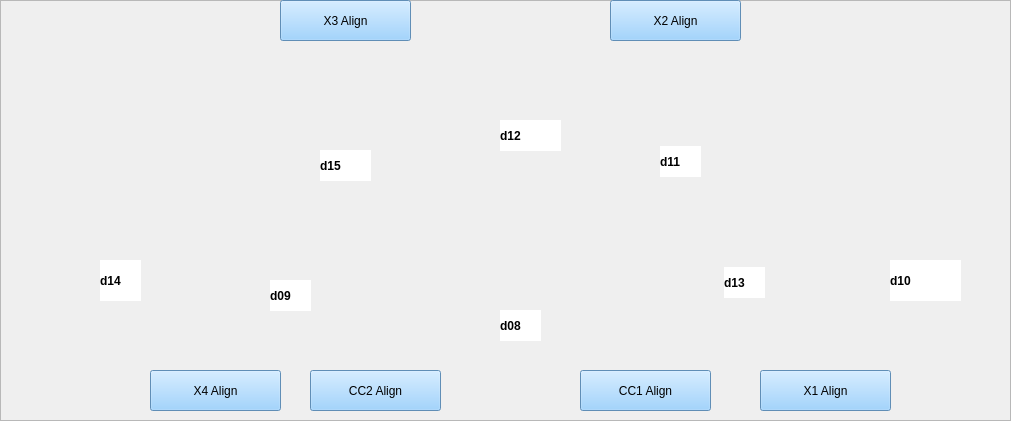
  <widget class="QFrame" name="MainFrame">
   <property name="geometry">
    <rect>
     <x>0</x>
     <y>179</y>
     <width>1011</width>
     <height>421</height>
    </rect>
   </property>
   <property name="sizePolicy">
    <sizepolicy hsizetype="Expanding" vsizetype="Expanding">
     <horstretch>0</horstretch>
     <verstretch>0</verstretch>
    </sizepolicy>
   </property>
   <property name="sizeIncrement">
    <size>
     <width>5</width>
     <height>5</height>
    </size>
   </property>
   <property name="focusPolicy">
    <enum>Qt::StrongFocus</enum>
   </property>
   <property name="frameShape">
    <enum>QFrame::StyledPanel</enum>
   </property>
   <property name="frameShadow">
    <enum>QFrame::Plain</enum>
   </property>
   <widget class="PyDMLabel" name="MotorScreenShot">
    <property name="geometry">
     <rect>
      <x>30</x>
      <y>-11</y>
      <width>941</width>
      <height>391</height>
     </rect>
    </property>
    <property name="font">
     <font>
      <pointsize>9</pointsize>
     </font>
    </property>
    <property name="toolTip">
     <string/>
    </property>
    <property name="layoutDirection">
     <enum>Qt::RightToLeft</enum>
    </property>
    <property name="frameShape">
     <enum>QFrame::NoFrame</enum>
    </property>
    <property name="frameShadow">
     <enum>QFrame::Plain</enum>
    </property>
    <property name="lineWidth">
     <number>1</number>
    </property>
    <property name="pixmap">
     <pixmap>motorimage.jpg</pixmap>
    </property>
    <property name="scaledContents">
     <bool>true</bool>
    </property>
    <property name="alignment">
     <set>Qt::AlignLeading|Qt::AlignLeft|Qt::AlignVCenter</set>
    </property>
   </widget>
   <widget class="PyDMRelatedDisplayButton" name="X1">
    <property name="geometry">
     <rect>
      <x>760</x>
      <y>370</y>
      <width>131</width>
      <height>41</height>
     </rect>
    </property>
    <property name="toolTip">
     <string/>
    </property>
    <property name="styleSheet">
     <string notr="true">background-color: rgb(134, 199, 255);</string>
    </property>
    <property name="text">
     <string>X1 Align</string>
    </property>
    <property name="autoRepeatDelay">
     <number>500</number>
    </property>
    <property name="autoRepeatInterval">
     <number>100</number>
    </property>
    <property name="alarmSensitiveContent" stdset="0">
     <bool>false</bool>
    </property>
    <property name="alarmSensitiveBorder" stdset="0">
     <bool>true</bool>
    </property>
    <property name="PyDMToolTip" stdset="0">
     <string/>
    </property>
    <property name="channel" stdset="0">
     <string/>
    </property>
    <property name="PyDMIcon" stdset="0">
     <string/>
    </property>
    <property name="filenames" stdset="0">
     <stringlist>
      <string>angle_x1.ui</string>
     </stringlist>
    </property>
    <property name="titles" stdset="0">
     <stringlist>
      <string>X1 Align</string>
     </stringlist>
    </property>
    <property name="showIcon" stdset="0">
     <bool>false</bool>
    </property>
    <property name="macros" stdset="0">
     <stringlist>
      <string>{}</string>
     </stringlist>
    </property>
    <property name="openInNewWindow" stdset="0">
     <bool>false</bool>
    </property>
    <property name="passwordProtected" stdset="0">
     <bool>false</bool>
    </property>
    <property name="password" stdset="0">
     <string/>
    </property>
    <property name="protectedPassword" stdset="0">
     <string/>
    </property>
    <property name="followSymlinks" stdset="0">
     <bool>false</bool>
    </property>
   </widget>
   <widget class="PyDMRelatedDisplayButton" name="CC1">
    <property name="geometry">
     <rect>
      <x>580</x>
      <y>370</y>
      <width>131</width>
      <height>41</height>
     </rect>
    </property>
    <property name="toolTip">
     <string/>
    </property>
    <property name="styleSheet">
     <string notr="true">background-color: rgb(134, 199, 255);</string>
    </property>
    <property name="text">
     <string>CC1 Align</string>
    </property>
    <property name="alarmSensitiveContent" stdset="0">
     <bool>false</bool>
    </property>
    <property name="alarmSensitiveBorder" stdset="0">
     <bool>true</bool>
    </property>
    <property name="PyDMToolTip" stdset="0">
     <string/>
    </property>
    <property name="channel" stdset="0">
     <string/>
    </property>
    <property name="PyDMIcon" stdset="0">
     <string/>
    </property>
    <property name="filenames" stdset="0">
     <stringlist>
      <string>angle_CC1.ui</string>
     </stringlist>
    </property>
    <property name="titles" stdset="0">
     <stringlist/>
    </property>
    <property name="showIcon" stdset="0">
     <bool>false</bool>
    </property>
    <property name="macros" stdset="0">
     <stringlist>
      <string>{}</string>
     </stringlist>
    </property>
    <property name="openInNewWindow" stdset="0">
     <bool>false</bool>
    </property>
    <property name="passwordProtected" stdset="0">
     <bool>false</bool>
    </property>
    <property name="password" stdset="0">
     <string/>
    </property>
    <property name="protectedPassword" stdset="0">
     <string/>
    </property>
    <property name="followSymlinks" stdset="0">
     <bool>false</bool>
    </property>
   </widget>
   <widget class="PyDMRelatedDisplayButton" name="CC2">
    <property name="geometry">
     <rect>
      <x>310</x>
      <y>370</y>
      <width>131</width>
      <height>41</height>
     </rect>
    </property>
    <property name="toolTip">
     <string/>
    </property>
    <property name="styleSheet">
     <string notr="true">background-color: rgb(134, 199, 255);</string>
    </property>
    <property name="text">
     <string>CC2 Align</string>
    </property>
    <property name="alarmSensitiveContent" stdset="0">
     <bool>false</bool>
    </property>
    <property name="alarmSensitiveBorder" stdset="0">
     <bool>true</bool>
    </property>
    <property name="PyDMToolTip" stdset="0">
     <string/>
    </property>
    <property name="channel" stdset="0">
     <string/>
    </property>
    <property name="PyDMIcon" stdset="0">
     <string/>
    </property>
    <property name="filenames" stdset="0">
     <stringlist>
      <string>angle_cc2.ui</string>
     </stringlist>
    </property>
    <property name="titles" stdset="0">
     <stringlist/>
    </property>
    <property name="showIcon" stdset="0">
     <bool>false</bool>
    </property>
    <property name="macros" stdset="0">
     <stringlist>
      <string>{}</string>
     </stringlist>
    </property>
    <property name="openInNewWindow" stdset="0">
     <bool>false</bool>
    </property>
    <property name="passwordProtected" stdset="0">
     <bool>false</bool>
    </property>
    <property name="password" stdset="0">
     <string/>
    </property>
    <property name="protectedPassword" stdset="0">
     <string/>
    </property>
    <property name="followSymlinks" stdset="0">
     <bool>false</bool>
    </property>
   </widget>
   <widget class="PyDMRelatedDisplayButton" name="X4">
    <property name="geometry">
     <rect>
      <x>150</x>
      <y>370</y>
      <width>131</width>
      <height>41</height>
     </rect>
    </property>
    <property name="toolTip">
     <string/>
    </property>
    <property name="styleSheet">
     <string notr="true">background-color: rgb(134, 199, 255);</string>
    </property>
    <property name="text">
     <string>X4 Align</string>
    </property>
    <property name="alarmSensitiveContent" stdset="0">
     <bool>false</bool>
    </property>
    <property name="alarmSensitiveBorder" stdset="0">
     <bool>true</bool>
    </property>
    <property name="PyDMToolTip" stdset="0">
     <string/>
    </property>
    <property name="channel" stdset="0">
     <string/>
    </property>
    <property name="PyDMIcon" stdset="0">
     <string/>
    </property>
    <property name="filenames" stdset="0">
     <stringlist>
      <string>angle_x4.ui</string>
     </stringlist>
    </property>
    <property name="titles" stdset="0">
     <stringlist/>
    </property>
    <property name="showIcon" stdset="0">
     <bool>false</bool>
    </property>
    <property name="macros" stdset="0">
     <stringlist>
      <string>{}</string>
     </stringlist>
    </property>
    <property name="openInNewWindow" stdset="0">
     <bool>false</bool>
    </property>
    <property name="passwordProtected" stdset="0">
     <bool>false</bool>
    </property>
    <property name="password" stdset="0">
     <string/>
    </property>
    <property name="protectedPassword" stdset="0">
     <string/>
    </property>
    <property name="followSymlinks" stdset="0">
     <bool>false</bool>
    </property>
   </widget>
   <widget class="PyDMRelatedDisplayButton" name="X3">
    <property name="geometry">
     <rect>
      <x>280</x>
      <y>0</y>
      <width>131</width>
      <height>41</height>
     </rect>
    </property>
    <property name="toolTip">
     <string/>
    </property>
    <property name="styleSheet">
     <string notr="true">background-color: rgb(134, 199, 255);</string>
    </property>
    <property name="text">
     <string>X3 Align</string>
    </property>
    <property name="alarmSensitiveContent" stdset="0">
     <bool>false</bool>
    </property>
    <property name="alarmSensitiveBorder" stdset="0">
     <bool>true</bool>
    </property>
    <property name="PyDMToolTip" stdset="0">
     <string/>
    </property>
    <property name="channel" stdset="0">
     <string/>
    </property>
    <property name="PyDMIcon" stdset="0">
     <string/>
    </property>
    <property name="filenames" stdset="0">
     <stringlist>
      <string>angle_x3.ui</string>
     </stringlist>
    </property>
    <property name="titles" stdset="0">
     <stringlist/>
    </property>
    <property name="showIcon" stdset="0">
     <bool>false</bool>
    </property>
    <property name="macros" stdset="0">
     <stringlist>
      <string>{}</string>
     </stringlist>
    </property>
    <property name="openInNewWindow" stdset="0">
     <bool>false</bool>
    </property>
    <property name="passwordProtected" stdset="0">
     <bool>false</bool>
    </property>
    <property name="password" stdset="0">
     <string/>
    </property>
    <property name="protectedPassword" stdset="0">
     <string/>
    </property>
    <property name="followSymlinks" stdset="0">
     <bool>false</bool>
    </property>
   </widget>
   <widget class="PyDMRelatedDisplayButton" name="X2">
    <property name="geometry">
     <rect>
      <x>610</x>
      <y>0</y>
      <width>131</width>
      <height>41</height>
     </rect>
    </property>
    <property name="toolTip">
     <string/>
    </property>
    <property name="styleSheet">
     <string notr="true">background-color: rgb(134, 199, 255);</string>
    </property>
    <property name="text">
     <string>X2 Align</string>
    </property>
    <property name="alarmSensitiveContent" stdset="0">
     <bool>false</bool>
    </property>
    <property name="alarmSensitiveBorder" stdset="0">
     <bool>true</bool>
    </property>
    <property name="PyDMToolTip" stdset="0">
     <string/>
    </property>
    <property name="channel" stdset="0">
     <string/>
    </property>
    <property name="PyDMIcon" stdset="0">
     <string/>
    </property>
    <property name="filenames" stdset="0">
     <stringlist>
      <string>angle_x2.ui</string>
     </stringlist>
    </property>
    <property name="titles" stdset="0">
     <stringlist/>
    </property>
    <property name="showIcon" stdset="0">
     <bool>false</bool>
    </property>
    <property name="macros" stdset="0">
     <stringlist>
      <string>{}</string>
     </stringlist>
    </property>
    <property name="openInNewWindow" stdset="0">
     <bool>false</bool>
    </property>
    <property name="passwordProtected" stdset="0">
     <bool>false</bool>
    </property>
    <property name="password" stdset="0">
     <string/>
    </property>
    <property name="protectedPassword" stdset="0">
     <string/>
    </property>
    <property name="followSymlinks" stdset="0">
     <bool>false</bool>
    </property>
   </widget>
   <widget class="QLabel" name="label">
    <property name="geometry">
     <rect>
      <x>500</x>
      <y>120</y>
      <width>61</width>
      <height>31</height>
     </rect>
    </property>
    <property name="font">
     <font>
      <weight>75</weight>
      <bold>true</bold>
      <underline>false</underline>
     </font>
    </property>
    <property name="styleSheet">
     <string notr="true">background-color: rgb(255, 255, 255);</string>
    </property>
    <property name="text">
     <string>d12</string>
    </property>
   </widget>
   <widget class="QLabel" name="label_2">
    <property name="geometry">
     <rect>
      <x>660</x>
      <y>146</y>
      <width>41</width>
      <height>31</height>
     </rect>
    </property>
    <property name="font">
     <font>
      <weight>75</weight>
      <bold>true</bold>
     </font>
    </property>
    <property name="styleSheet">
     <string notr="true">background-color: rgb(255, 255, 255);</string>
    </property>
    <property name="text">
     <string>d11</string>
    </property>
   </widget>
   <widget class="QLabel" name="label_3">
    <property name="geometry">
     <rect>
      <x>724</x>
      <y>267</y>
      <width>41</width>
      <height>31</height>
     </rect>
    </property>
    <property name="font">
     <font>
      <weight>75</weight>
      <bold>true</bold>
     </font>
    </property>
    <property name="styleSheet">
     <string notr="true">background-color: rgb(255, 255, 255);</string>
    </property>
    <property name="text">
     <string>d13</string>
    </property>
   </widget>
   <widget class="QLabel" name="label_4">
    <property name="geometry">
     <rect>
      <x>500</x>
      <y>310</y>
      <width>41</width>
      <height>31</height>
     </rect>
    </property>
    <property name="font">
     <font>
      <weight>75</weight>
      <bold>true</bold>
     </font>
    </property>
    <property name="styleSheet">
     <string notr="true">background-color: rgb(255, 255, 255);</string>
    </property>
    <property name="text">
     <string>d08</string>
    </property>
   </widget>
   <widget class="QLabel" name="label_5">
    <property name="geometry">
     <rect>
      <x>270</x>
      <y>280</y>
      <width>41</width>
      <height>31</height>
     </rect>
    </property>
    <property name="font">
     <font>
      <weight>75</weight>
      <bold>true</bold>
     </font>
    </property>
    <property name="styleSheet">
     <string notr="true">background-color: rgb(255, 255, 255);</string>
    </property>
    <property name="text">
     <string>d09</string>
    </property>
   </widget>
   <widget class="QLabel" name="label_6">
    <property name="geometry">
     <rect>
      <x>100</x>
      <y>260</y>
      <width>41</width>
      <height>41</height>
     </rect>
    </property>
    <property name="font">
     <font>
      <weight>75</weight>
      <bold>true</bold>
     </font>
    </property>
    <property name="styleSheet">
     <string notr="true">background-color: rgb(255, 255, 255);</string>
    </property>
    <property name="text">
     <string>d14</string>
    </property>
   </widget>
   <widget class="QLabel" name="label_7">
    <property name="geometry">
     <rect>
      <x>320</x>
      <y>150</y>
      <width>51</width>
      <height>31</height>
     </rect>
    </property>
    <property name="font">
     <font>
      <weight>75</weight>
      <bold>true</bold>
     </font>
    </property>
    <property name="styleSheet">
     <string notr="true">background-color: rgb(255, 255, 255);</string>
    </property>
    <property name="text">
     <string>d15</string>
    </property>
   </widget>
   <widget class="QLabel" name="label_8">
    <property name="geometry">
     <rect>
      <x>890</x>
      <y>260</y>
      <width>71</width>
      <height>41</height>
     </rect>
    </property>
    <property name="font">
     <font>
      <weight>75</weight>
      <bold>true</bold>
      <underline>false</underline>
     </font>
    </property>
    <property name="styleSheet">
     <string notr="true">background-color: rgb(255, 255, 255);</string>
    </property>
    <property name="text">
     <string>d10</string>
    </property>
   </widget>
   <zorder>MotorScreenShot</zorder>
   <zorder>X1</zorder>
   <zorder>CC2</zorder>
   <zorder>X4</zorder>
   <zorder>X3</zorder>
   <zorder>X2</zorder>
   <zorder>label</zorder>
   <zorder>label_2</zorder>
   <zorder>label_3</zorder>
   <zorder>label_4</zorder>
   <zorder>label_5</zorder>
   <zorder>label_6</zorder>
   <zorder>label_7</zorder>
   <zorder>label_8</zorder>
   <zorder>CC1</zorder>
  </widget>
